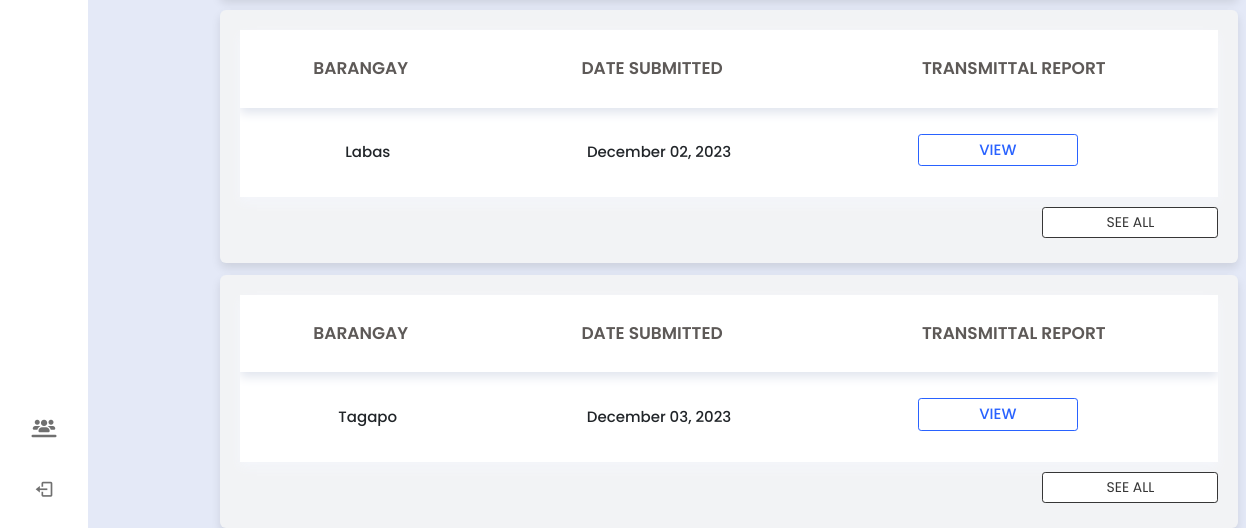
The app's page /dilg/transmittalreports.php (signed in, lower part), older data.
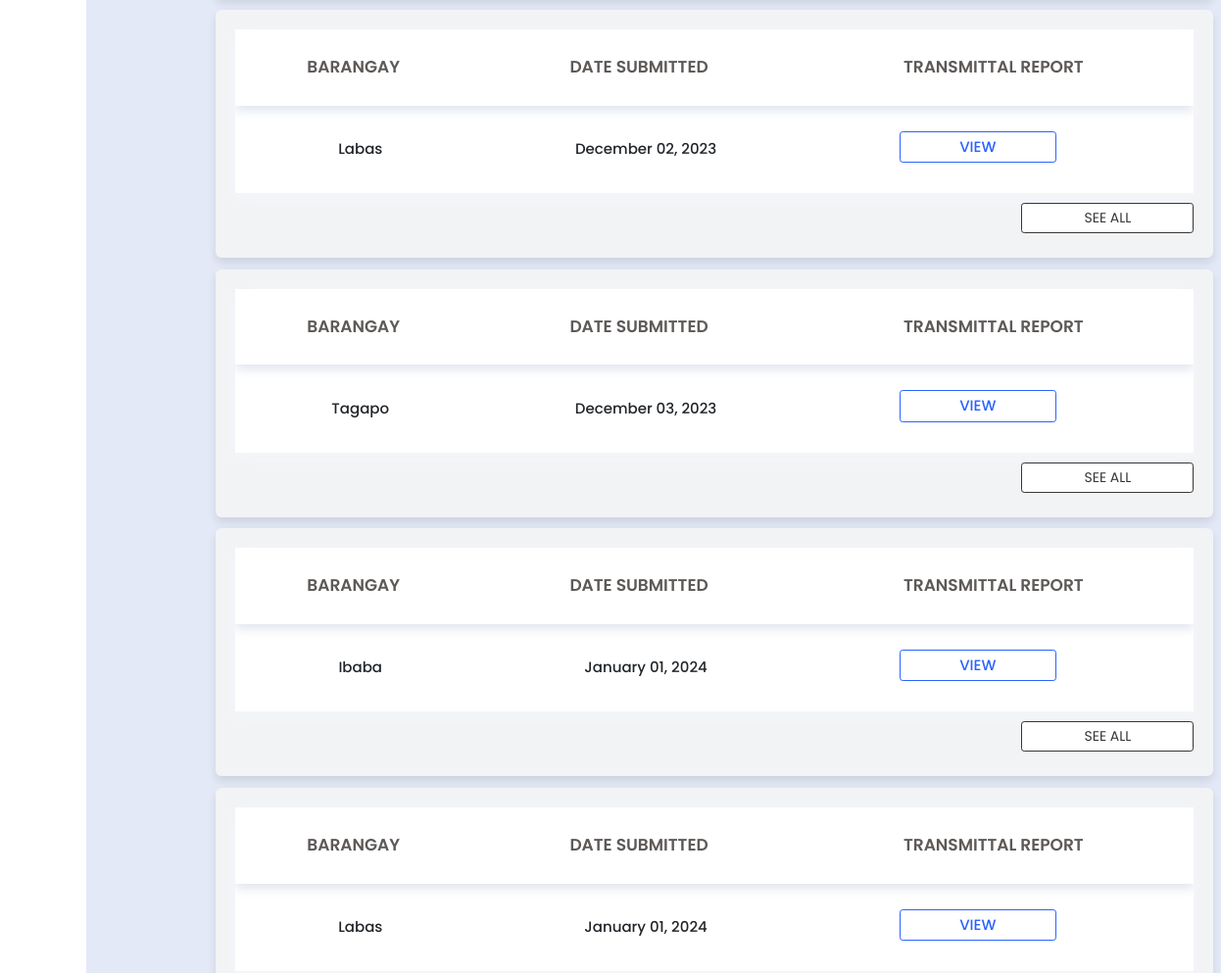
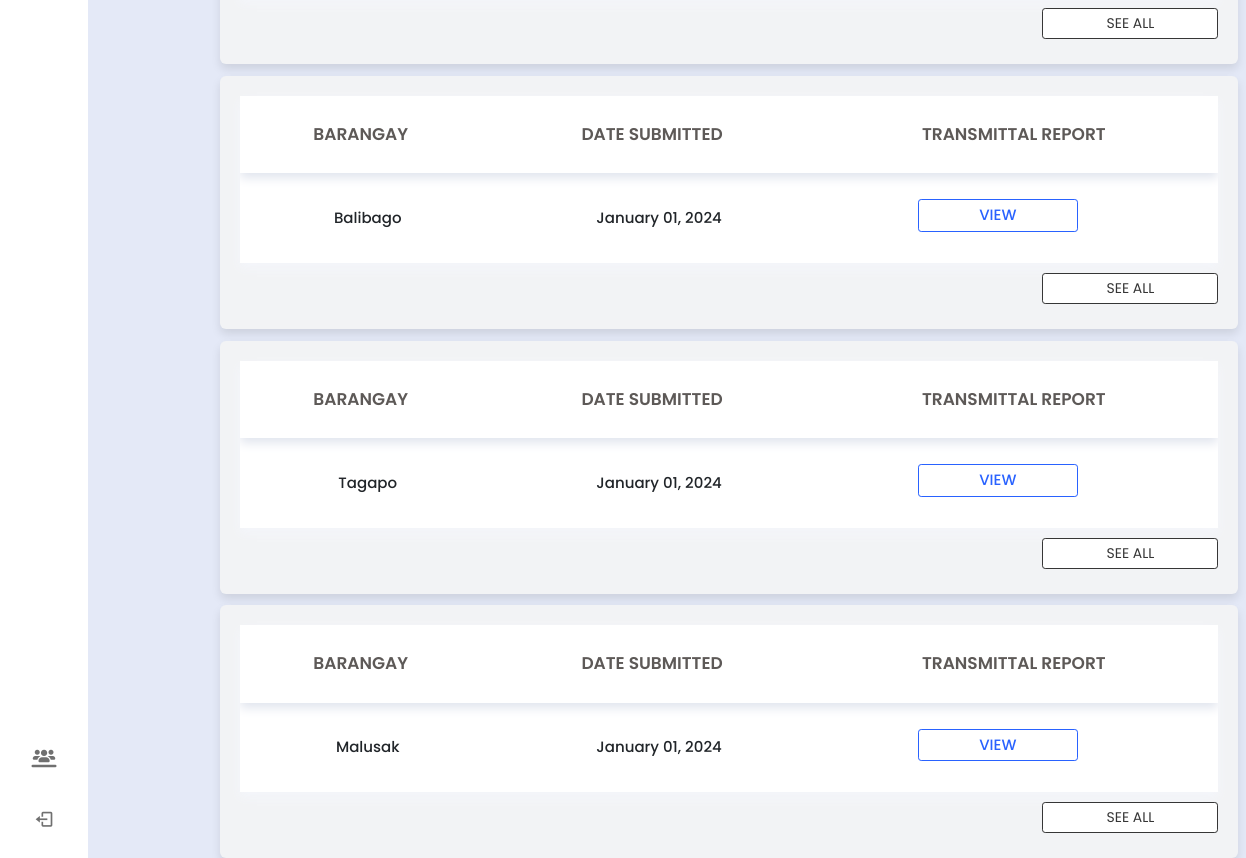
The same page, newer data (2 pictures, top to bottom).
### tables this page shows
CREATE TABLE `monthly_reports` (
  `monthlyReport_id` int(11) NOT NULL,
  `generate_report` varchar(50) DEFAULT NULL,
  `timestamp` timestamp NOT NULL DEFAULT current_timestamp(),
  `lupon_id` int(11) NOT NULL,
  `submitter_first_name` varchar(50) NOT NULL,
  `submitter_last_name` varchar(50) NOT NULL,
  `pb_id` int(11) NOT NULL
);

CREATE TABLE `pb_accounts` (
  `pb_id` int(11) NOT NULL,
  `account_id` int(11) NOT NULL,
  `barangay` varchar(255) NOT NULL,
  `barangay_captain` varchar(255) DEFAULT NULL,
  `email_address` varchar(255) NOT NULL,
  `password` varchar(255) NOT NULL,
  `signature_image` mediumblob DEFAULT NULL,
  `created_at` timestamp NOT NULL DEFAULT current_timestamp(),
  `account_status` varchar(50) DEFAULT 'active',
  `login_attempts` int(11) NOT NULL DEFAULT 0,
  `last_failed_attempt` datetime DEFAULT NULL
);

### dilg/transmittalreports.php (the view, shortened to what this page needs)
<?php
include '../config.php';
if (isset($_POST['submit_search'])) {
    $search_case = mysqli_real_escape_string($conn, $_POST['search_case']);
    $query = "SELECT pb.barangay AS barangay,
        mr.timestamp,
        mr.generate_report AS report,
        mr.lupon_id AS lupon_id, -- Add this line to include LUPON ID
        mr.pb_id AS pbId
        FROM `monthly_reports` AS mr
        INNER JOIN `pb_accounts` AS pb ON mr.pb_id = pb.pb_id
        WHERE pb.barangay LIKE '%$search_case%'
        ORDER BY mr.timestamp ASC";
} else {
    $query = "SELECT pb.barangay AS barangay,
        mr.timestamp,
        mr.generate_report AS report,
        mr.lupon_id AS lupon_id, -- Add this line to include LUPON ID
        mr.pb_id AS pbId
        FROM `monthly_reports` AS mr
        INNER JOIN `pb_accounts` AS pb ON mr.pb_id = pb.pb_id
        ORDER BY mr.timestamp ASC";
}
$result = mysqli_query($conn, $query);
?>
<!DOCTYPE html>
<html lang="en">
<head>
    <link href='https://unpkg.com/boxicons@2.1.1/css/boxicons.min.css' rel='stylesheet'>
    <link rel="stylesheet" href="https://cdnjs.cloudflare.com/ajax/libs/font-awesome/6.4.2/css/all.min.css" />
    <link rel="stylesheet" href="../node_modules/bootstrap/dist/css/bootstrap.min.css">
    <link rel="stylesheet" href="../css/dilg.css">
    <link rel="stylesheet" href="../css/lupon_home.css">
    <link rel="stylesheet" href="../css/incidentform.css">
    <link rel="stylesheet" href="../css/lupon.css">
</head>
<body>
    <nav class="sidebar close">
            <div class="menu-bar">
                <div class="bottom-content">
                    <li class="">
                        <a href="manage_accounts.php">
                        <i class="fa-solid fa-users-line icon"></i>
                            </a>
                    </li>
                    <li class="">
                        <a href="../logout.php">
                            <i class='bx bx-log-out icon' ></i>
                        </a>
                    </li>
                </div>
            </div>
        </nav>
    <section class="home">
    <?php
    if (mysqli_num_rows($result) == 0) {
        echo '<div class="text-box">No Monthly Transmittal Reports Found</div>';
    } else {
            while ($row = mysqli_fetch_assoc($result)) {
                $barangay = $row['barangay'];
                $dateSubmitted = $row['timestamp'];
                $formattedDate = date("F d, Y", strtotime($dateSubmitted));
                $transmittalReport = $row['report'];
                $pbId = $row['pbId'];
                echo '<div class="container" style="margin-top: 1%;">';
                echo '<table>';
                echo '<thead>';
                echo '<tr>';
                echo '<th>BARANGAY</th>';
                echo '<th>DATE SUBMITTED</th>';
                echo '<th>TRANSMITTAL REPORT</th>';
                echo '</tr>';
                echo '</thead>';
                echo '<tbody>';
                echo '<tr>';
                echo '<td>' . $barangay . '</td>';
                echo '<td>' . $formattedDate . '</td>';
                if (!empty($transmittalReport)) {
                    echo '<td><a href="../tcpdf/monthly_report.php?pb_id=' . urlencode($pbId) . '&date_submitted=' . urlencode($dateSubmitted) . '" style="text-decoration: none;" target="_blank"><span class="generate">VIEW</span></a></td>';
                } else {
            echo '<td></td>';
        }
                echo '</tr>';
                echo '</tbody>';
                echo '</table>';
                echo '<a href="monthly_reports.php?pb_id=' . urlencode($pbId) . '" style="text-decoration: none;">';
                echo '<button class="schedule" style="width: 18%; font-size: 14px; margin-left: 82%; margin-top: 10px;">SEE ALL</button>';
                echo '</a>';
                echo '</div>';
            }
        }
            ?>
    </section>
</body>
</html>

Row changes from the older to the newer data that the page shows:
added monthly_reports: pb.barangay "Ibaba", timestamp "January 01, 2024"
added monthly_reports: pb.barangay "Labas", timestamp "January 01, 2024"
added monthly_reports: pb.barangay "Balibago", timestamp "January 01, 2024"
added monthly_reports: pb.barangay "Tagapo", timestamp "January 01, 2024"
added monthly_reports: pb.barangay "Malusak", timestamp "January 01, 2024"
